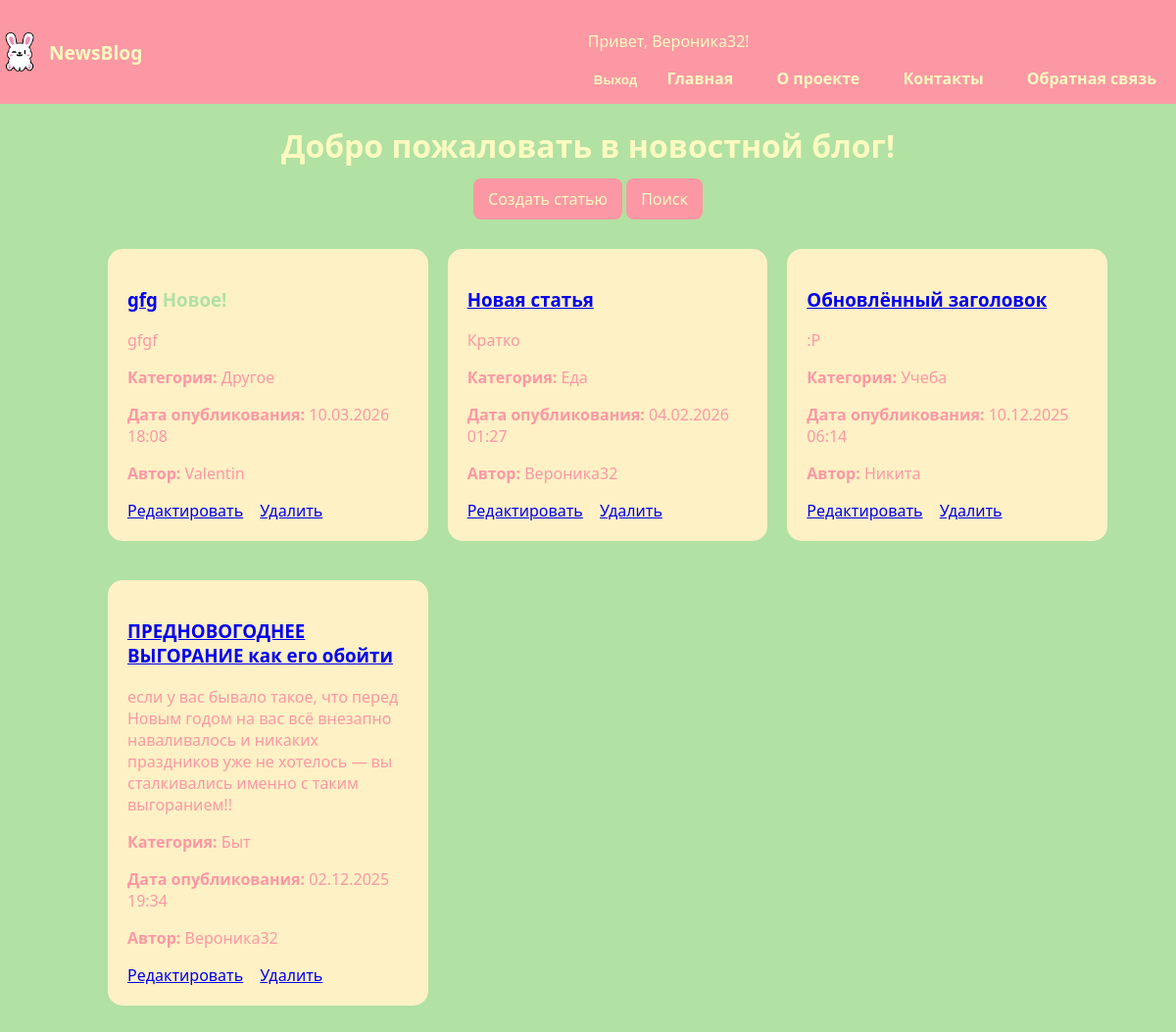
Page / (signed in) on the committed database.
### statiysate/models.py (models this page shows, shortened)
class User(AbstractUser):
    username=None
    name=models.CharField(max_length=100, unique=True, verbose_name="Имя пользователя")
    USERNAME_FIELD = 'name'
    REQUIRED_FIELDS = ['email']
    objects = CustomUserManager()
    class Meta:
        verbose_name="Пользователь"
        verbose_name_plural= "Пользователи"

class Article(models.Model):
    title=models.CharField(max_length=200, verbose_name="Название статьи")
    short_description=models.TextField(max_length=400, verbose_name="Краткое описание")
    text=models.TextField(verbose_name="Текст статьи")
    created_at=models.DateTimeField(auto_now_add=True, verbose_name="Дата создания")
    user = models.ForeignKey(User, on_delete=models.CASCADE, related_name="articles", verbose_name="Автор", default=1)
    CATEGORY_CHOICES = [
        ("bit", "Быт"),
        ("studies", "Учеба"),
        ("work", "Работа"),
        ("food", "Еда"),
        ("emergency", "ЧП"),
        ("other", "Другое"),
    ]
    category = models.CharField(max_length=50, choices=CATEGORY_CHOICES, default="other",verbose_name="Категория")
    class Meta:
        verbose_name="Статья"
        verbose_name_plural="Статьи"
        ordering=['-created_at']

### statiysate/views.py (the view)
# urls.py: path('', views.article, name='home'),
def article(request):
    articles=Article.objects.all()
    today=timezone.now().date()
    return render(request, 'mainn.html', {'articles': articles, 'today': today})

### temp/mainn.html (shortened to what this page needs)
{% extends 'basee.html' %}
{% block body %}
    <h1 style="text-align: center; color: #fcfac1;">Добро пожаловать в новостной блог!</h1>
<div style="text-align: center; margin-bottom: 20px;">
    {% if user.is_authenticated %}
        <a href="{% url 'create_article' %}"style="background-color: #fc98a4; color: #fcfac1; padding: 10px 15px; border-radius: 8px; text-decoration: none;">
            Создать статью</a>
        <a href="{% url 'article_list' %}"style="background-color: #fc98a4; color: #fcfac1; padding: 10px 15px; border-radius: 8px; text-decoration: none;">
            Поиск</a>
    {% else %}
        <a href="{% url 'article_list' %}"style="background-color: #fc98a4; color: #fcfac1; padding: 10px 15px; border-radius: 8px; text-decoration: none;">
            Поиск</a>
    {% endif %}
</div>
    <ul>
        <div class="articles-grid">
            {% for article in articles %}
                <div class="article-card">
                    <h3>
                        <a href="{% url 'article_detail' article.id %}">{{ article.title }}</a>
                        {% if article.created_at.date == today %}
                        <span style="color: #b1e1a3; font-weight: bold;"> Новое!</span>
                    {% endif %}
                    </h3>
                    <p>{{ article.short_description }}</p>
                    <p><strong>Категория:</strong> {{ article.get_category_display }}</p>
                    <p><strong>Дата опубликования:</strong> {{ article.created_at|date:"d.m.Y H:i" }}</p>
                    <p><strong>Автор:</strong> {{ article.user.name }}</p>
                    <a href="{% url 'edit_article' article.id %}">Редактировать</a> |
                    <a href="{% url 'delete_article' article.id %}">Удалить</a>
                </div>
            {% empty %}
                <p>Пока нет статей.</p>
            {% endfor %}
        </div>
    </ul>
{% endblock body %}

### temp/basee.html (shortened to what this page needs)
<!DOCTYPE html>
<html lang="ru">
<head>
</head>
<body>
    {% load static %}
    <header>
        <div class="logo">
            <img src="{% static 'images/wink.png' %}" alt="Логотип">
            <span>NewsBlog</span>
        </div>
        <nav>
            {% if user.is_authenticated %}
                <p>Привет, {{ user.name }}!</p>
                <form action="{% url 'logout' %}" method="post" style="display:inline;">
                    <button type="submit" style="background:none;border:none;color:#fcfac1;font-weight:bold;cursor:pointer;">
                        Выход
                    </button>
                </form>
            {% else %}
                <a href="{% url 'login' %}">Вход</a>
                <a href="{% url 'register' %}">Регистрация</a>
            {% endif %}
            <a href="{% url 'home' %}">Главная</a>
            <a href="{% url 'about' %}">О проекте</a>
            <a href="{% url 'contactsnum' %}">Контакты</a>
            <a href="{% url 'contact' %}">Обратная связь</a>
        </nav>
    </header>
    <div class="page-content">
        {% block body %}{% endblock body %}
    </div>
</body>
</html>

### temp/basee.html (style rules this page uses)
body { font-family: "Segoe UI", Arial, sans-serif; margin:0; background-color: #b1e1a3; color: #fcfac1; }
header { background-color: #fc98a4; padding: 15px 0; display: flex; align-items: center; justify-content: space-between; flex-wrap: wrap; }
.logo { display: flex; align-items: center; gap: 10px; }
.logo img { height: 40px; width: 40px; border-radius: 8px; object-fit: cover; }
.logo span { font-size: 1.2rem; font-weight: bold; }
nav { display: inline-block; }
nav a { text-decoration: none; color: #fcfac1; font-weight: bold; margin: 0 20px; transition: color 0.3s ease; }
.articles-grid { display: grid; grid-template-columns: repeat(auto-fit, minmax(320px, 1fr)); gap: 20px; padding: 20px; max-width: 1100px; margin: 0 auto; }
.article-card { background-color: #fef1c5; padding: 20px; border-radius: 15px; margin-bottom: 20px; box-sizing: border-box; max-width: 800px; max-higth: 800px; }
.article-card p { color: #fc98a4; white-space: pre-wrap; max-width: 100%; }
.page-content { margin: 20px 50px; }

### rows in the picture
User: name "Вероника32"
Article: title "gfg", shows "Новое!", short_description "gfgf", category "Другое", created_at "10.03.2026 18:08", user.name "Valentin"
Article: title "Новая статья", short_description "Кратко", category "Еда", created_at "04.02.2026 01:27", user.name "Вероника32"
Article: title "Обновлённый заголовок", short_description ":P", category "Учеба", created_at "10.12.2025 06:14", user.name "Никита"
Article: title "ПРЕДНОВОГОДНЕЕ ВЫГОРАНИЕ как его обойти", short_description "если у вас бывало такое, что перед Новым годом на вас всё внезапно наваливалось и никаких праздников уже не хотелось — вы сталкивались именно с таким выгоранием!!", category "Быт", created_at "02.12.2025 19:34", user.name "Вероника32"
